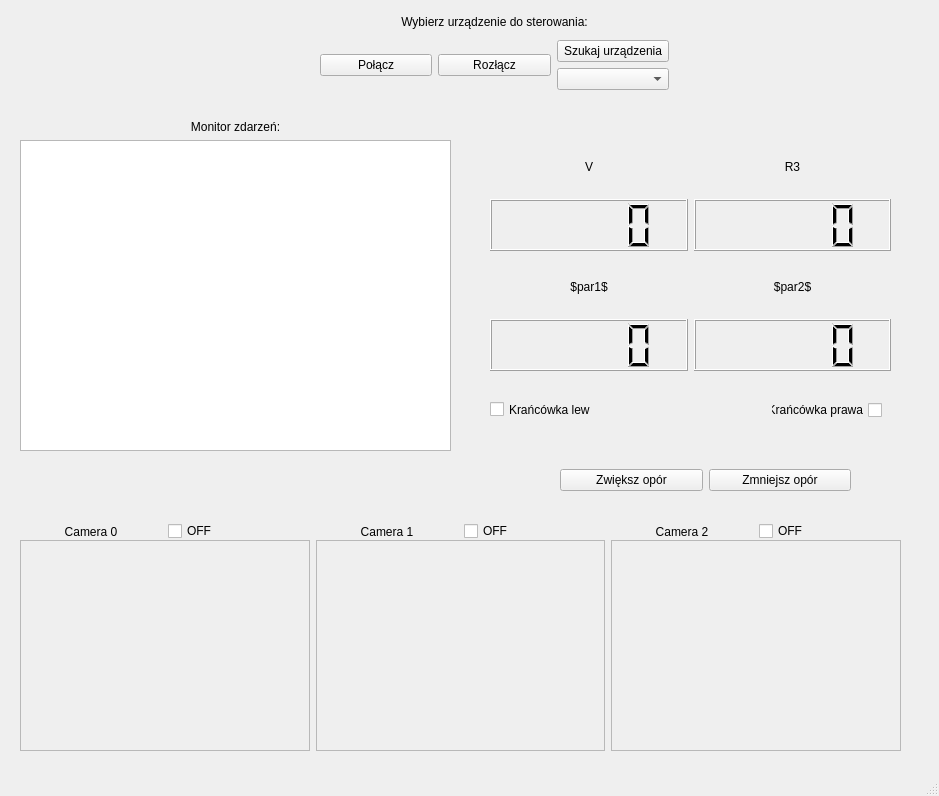
<?xml version="1.0" encoding="UTF-8"?>
<ui version="4.0">
 <class>MainWindow</class>
 <widget class="QMainWindow" name="MainWindow">
  <property name="geometry">
   <rect>
    <x>0</x>
    <y>0</y>
    <width>939</width>
    <height>796</height>
   </rect>
  </property>
  <property name="sizePolicy">
   <sizepolicy hsizetype="Fixed" vsizetype="Fixed">
    <horstretch>0</horstretch>
    <verstretch>0</verstretch>
   </sizepolicy>
  </property>
  <property name="minimumSize">
   <size>
    <width>939</width>
    <height>796</height>
   </size>
  </property>
  <property name="maximumSize">
   <size>
    <width>939</width>
    <height>796</height>
   </size>
  </property>
  <property name="windowTitle">
   <string>MainWindow</string>
  </property>
  <widget class="QWidget" name="centralwidget">
   <widget class="QWidget" name="verticalLayoutWidget_2">
    <property name="geometry">
     <rect>
      <x>320</x>
      <y>10</y>
      <width>349</width>
      <height>80</height>
     </rect>
    </property>
    <layout class="QVBoxLayout" name="verticalLayout_2">
     <item>
      <widget class="QLabel" name="label">
       <property name="text">
        <string>Wybierz urządzenie do sterowania:</string>
       </property>
       <property name="alignment">
        <set>Qt::AlignCenter</set>
       </property>
      </widget>
     </item>
     <item>
      <layout class="QHBoxLayout" name="horizontalLayout_2">
       <item>
        <layout class="QHBoxLayout" name="horizontalLayout">
         <item>
          <widget class="QPushButton" name="polacz_button">
           <property name="text">
            <string>Połącz</string>
           </property>
          </widget>
         </item>
         <item>
          <widget class="QPushButton" name="rozlacz_button">
           <property name="text">
            <string>Rozłącz</string>
           </property>
          </widget>
         </item>
         <item>
          <layout class="QVBoxLayout" name="verticalLayout">
           <item>
            <widget class="QPushButton" name="szukaj_button">
             <property name="text">
              <string>Szukaj urządzenia</string>
             </property>
            </widget>
           </item>
           <item>
            <widget class="QComboBox" name="box_wybierz_urzadzenie"/>
           </item>
          </layout>
         </item>
        </layout>
       </item>
      </layout>
     </item>
    </layout>
   </widget>
   <widget class="QWidget" name="verticalLayoutWidget_3">
    <property name="geometry">
     <rect>
      <x>20</x>
      <y>120</y>
      <width>431</width>
      <height>331</height>
     </rect>
    </property>
    <layout class="QVBoxLayout" name="verticalLayout_3">
     <item>
      <widget class="QLabel" name="label_2">
       <property name="text">
        <string>Monitor zdarzeń:</string>
       </property>
       <property name="alignment">
        <set>Qt::AlignCenter</set>
       </property>
      </widget>
     </item>
     <item>
      <widget class="QTextEdit" name="log_monitor"/>
     </item>
    </layout>
   </widget>
   <widget class="QWidget" name="horizontalLayoutWidget">
    <property name="geometry">
     <rect>
      <x>490</x>
      <y>140</y>
      <width>401</width>
      <height>111</height>
     </rect>
    </property>
    <layout class="QHBoxLayout" name="horizontalLayout_3">
     <item>
      <layout class="QVBoxLayout" name="verticalLayout_4">
       <item>
        <widget class="QLabel" name="label_3">
         <property name="text">
          <string>V</string>
         </property>
         <property name="alignment">
          <set>Qt::AlignCenter</set>
         </property>
        </widget>
       </item>
       <item>
        <widget class="QLCDNumber" name="lcdNumber_VOLTAGE"/>
       </item>
      </layout>
     </item>
     <item>
      <layout class="QVBoxLayout" name="verticalLayout_7">
       <item>
        <widget class="QLabel" name="label_6">
         <property name="text">
          <string>R3</string>
         </property>
         <property name="alignment">
          <set>Qt::AlignCenter</set>
         </property>
        </widget>
       </item>
       <item>
        <widget class="QLCDNumber" name="lcdNumber_4"/>
       </item>
      </layout>
     </item>
    </layout>
   </widget>
   <widget class="QWidget" name="horizontalLayoutWidget_2">
    <property name="geometry">
     <rect>
      <x>490</x>
      <y>260</y>
      <width>401</width>
      <height>111</height>
     </rect>
    </property>
    <layout class="QHBoxLayout" name="horizontalLayout_4">
     <item>
      <layout class="QVBoxLayout" name="verticalLayout_10">
       <item>
        <widget class="QLabel" name="label_9">
         <property name="text">
          <string>$par1$</string>
         </property>
         <property name="alignment">
          <set>Qt::AlignCenter</set>
         </property>
        </widget>
       </item>
       <item>
        <widget class="QLCDNumber" name="lcdNumber_7"/>
       </item>
      </layout>
     </item>
     <item>
      <layout class="QVBoxLayout" name="verticalLayout_11">
       <item>
        <widget class="QLabel" name="label_10">
         <property name="text">
          <string>$par2$</string>
         </property>
         <property name="alignment">
          <set>Qt::AlignCenter</set>
         </property>
        </widget>
       </item>
       <item>
        <widget class="QLCDNumber" name="lcdNumber_8"/>
       </item>
      </layout>
     </item>
    </layout>
   </widget>
   <widget class="QWidget" name="horizontalLayoutWidget_3">
    <property name="geometry">
     <rect>
      <x>560</x>
      <y>460</y>
      <width>291</width>
      <height>41</height>
     </rect>
    </property>
    <layout class="QHBoxLayout" name="horizontalLayout_5">
     <item>
      <widget class="QPushButton" name="pushButton">
       <property name="text">
        <string>Zwiększ opór</string>
       </property>
      </widget>
     </item>
     <item>
      <widget class="QPushButton" name="pushButton_2">
       <property name="text">
        <string>Zmniejsz opór</string>
       </property>
      </widget>
     </item>
    </layout>
   </widget>
   <widget class="QWidget" name="horizontalLayoutWidget_4">
    <property name="geometry">
     <rect>
      <x>20</x>
      <y>540</y>
      <width>881</width>
      <height>211</height>
     </rect>
    </property>
    <layout class="QHBoxLayout" name="horizontalLayout_6">
     <item>
      <widget class="QScrollArea" name="camera0_place">
       <property name="widgetResizable">
        <bool>true</bool>
       </property>
       <widget class="QWidget" name="scrollAreaWidgetContents">
        <property name="geometry">
         <rect>
          <x>0</x>
          <y>0</y>
          <width>287</width>
          <height>207</height>
         </rect>
        </property>
       </widget>
      </widget>
     </item>
     <item>
      <widget class="QScrollArea" name="camera1_place">
       <property name="widgetResizable">
        <bool>true</bool>
       </property>
       <widget class="QWidget" name="scrollAreaWidgetContents_2">
        <property name="geometry">
         <rect>
          <x>0</x>
          <y>0</y>
          <width>287</width>
          <height>207</height>
         </rect>
        </property>
       </widget>
      </widget>
     </item>
     <item>
      <widget class="QScrollArea" name="camera2_place">
       <property name="widgetResizable">
        <bool>true</bool>
       </property>
       <widget class="QWidget" name="scrollAreaWidgetContents_3">
        <property name="geometry">
         <rect>
          <x>0</x>
          <y>0</y>
          <width>287</width>
          <height>207</height>
         </rect>
        </property>
       </widget>
      </widget>
     </item>
    </layout>
   </widget>
   <widget class="QWidget" name="horizontalLayoutWidget_8">
    <property name="geometry">
     <rect>
      <x>20</x>
      <y>520</y>
      <width>881</width>
      <height>23</height>
     </rect>
    </property>
    <layout class="QHBoxLayout" name="horizontalLayout_10">
     <item>
      <layout class="QHBoxLayout" name="horizontalLayout_7">
       <item>
        <widget class="QLabel" name="label_11">
         <property name="text">
          <string>Camera 0</string>
         </property>
         <property name="alignment">
          <set>Qt::AlignCenter</set>
         </property>
        </widget>
       </item>
       <item>
        <widget class="QCheckBox" name="camera_0_check">
         <property name="text">
          <string>OFF</string>
         </property>
        </widget>
       </item>
      </layout>
     </item>
     <item>
      <layout class="QHBoxLayout" name="horizontalLayout_9">
       <item>
        <widget class="QLabel" name="label_8">
         <property name="text">
          <string>Camera 1</string>
         </property>
         <property name="alignment">
          <set>Qt::AlignCenter</set>
         </property>
        </widget>
       </item>
       <item>
        <widget class="QCheckBox" name="camera_1_check">
         <property name="text">
          <string>OFF</string>
         </property>
        </widget>
       </item>
      </layout>
     </item>
     <item>
      <layout class="QHBoxLayout" name="horizontalLayout_8">
       <item>
        <widget class="QLabel" name="label_7">
         <property name="text">
          <string>Camera 2</string>
         </property>
         <property name="alignment">
          <set>Qt::AlignCenter</set>
         </property>
        </widget>
       </item>
       <item>
        <widget class="QCheckBox" name="camera_2_check">
         <property name="text">
          <string>OFF</string>
         </property>
        </widget>
       </item>
      </layout>
     </item>
    </layout>
   </widget>
   <widget class="QCheckBox" name="checkBox_lewaKrancowka">
    <property name="geometry">
     <rect>
      <x>490</x>
      <y>400</y>
      <width>101</width>
      <height>19</height>
     </rect>
    </property>
    <property name="text">
     <string>Krańcówka lewa</string>
    </property>
   </widget>
   <widget class="QCheckBox" name="checkBoxPrawaKrancowka">
    <property name="geometry">
     <rect>
      <x>771</x>
      <y>400</y>
      <width>111</width>
      <height>20</height>
     </rect>
    </property>
    <property name="layoutDirection">
     <enum>Qt::RightToLeft</enum>
    </property>
    <property name="text">
     <string>Krańcówka prawa</string>
    </property>
    <property name="checkable">
     <bool>true</bool>
    </property>
   </widget>
  </widget>
  <widget class="QMenuBar" name="menubar">
   <property name="geometry">
    <rect>
     <x>0</x>
     <y>0</y>
     <width>939</width>
     <height>20</height>
    </rect>
   </property>
  </widget>
  <widget class="QStatusBar" name="statusbar"/>
 </widget>
 <resources/>
 <connections/>
</ui>
